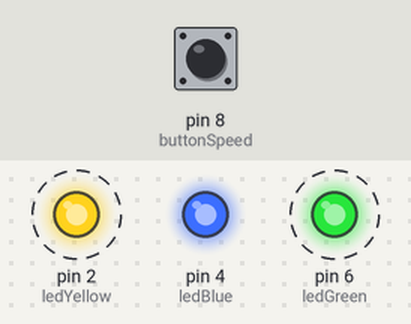
Bench run of a sketch on a simulated Arduino Uno, built with avr-gcc and run on an emulated ATmega328P. Parts: output pins drawn as LEDs (lit = HIGH). Dashed ring = blinking. The test bench sets the inputs (shaded band); at power-on: pin 8 (buttonSpeed) HIGH.

Above: at 0.1 s.
At 4.8 s:
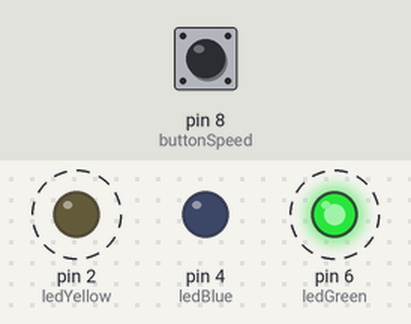
4.9 s: pin 8 (buttonSpeed) pulled LOW for 2.35 s
At 5.4 s:
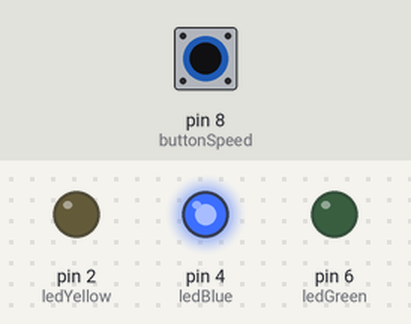
Timing chart, 0 to 14.7 s (numbered marks = the images above; inputs shaded):
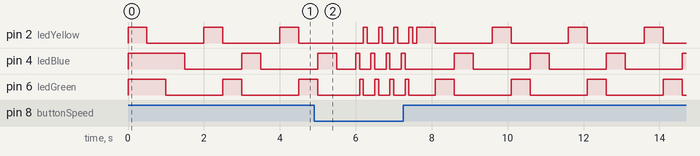

The sketch:

counter-clockwise-LED.ino
```cpp
#define ledYellow 2
#define ledBlue 4
#define ledGreen 6
#define buttonSpeed 8

void setup() {
  Serial.begin(9600);

  // put your setup code here, to run once:
  pinMode(ledYellow, OUTPUT);
  pinMode(ledBlue, OUTPUT);
  pinMode(ledGreen, OUTPUT);

  pinMode(buttonSpeed, INPUT);
  digitalWrite(buttonSpeed, HIGH);

  digitalWrite(ledYellow, HIGH);
  digitalWrite(ledBlue, HIGH);
  digitalWrite(ledGreen, HIGH);
}

void speed(bool isPressed){
  if(isPressed == 1){ // jika button di tekan maka akan berbalik arah
  digitalWrite(ledBlue, HIGH);
  delay(100);
  digitalWrite(ledBlue, LOW);
  digitalWrite(ledGreen, HIGH);
  delay(100);
  digitalWrite(ledGreen, LOW);
  digitalWrite(ledYellow, HIGH);
  delay(100);
  digitalWrite(ledYellow, LOW);
  delay(100);
  }else{
  digitalWrite(ledYellow, HIGH);
  delay(500);
  digitalWrite(ledGreen, HIGH);
  digitalWrite(ledYellow, LOW);
  delay(500);
  digitalWrite(ledGreen, LOW);
  digitalWrite(ledBlue, HIGH);
  delay(500);
  digitalWrite(ledBlue, LOW);
  delay(500);
  }
}


void loop() {
  bool isButtonPressed = digitalRead(buttonSpeed);

  if(isButtonPressed == 0){
    speed(1);
  }else{
    speed(0);
  }

  // put your main code here, to run repeatedly:

}
```
